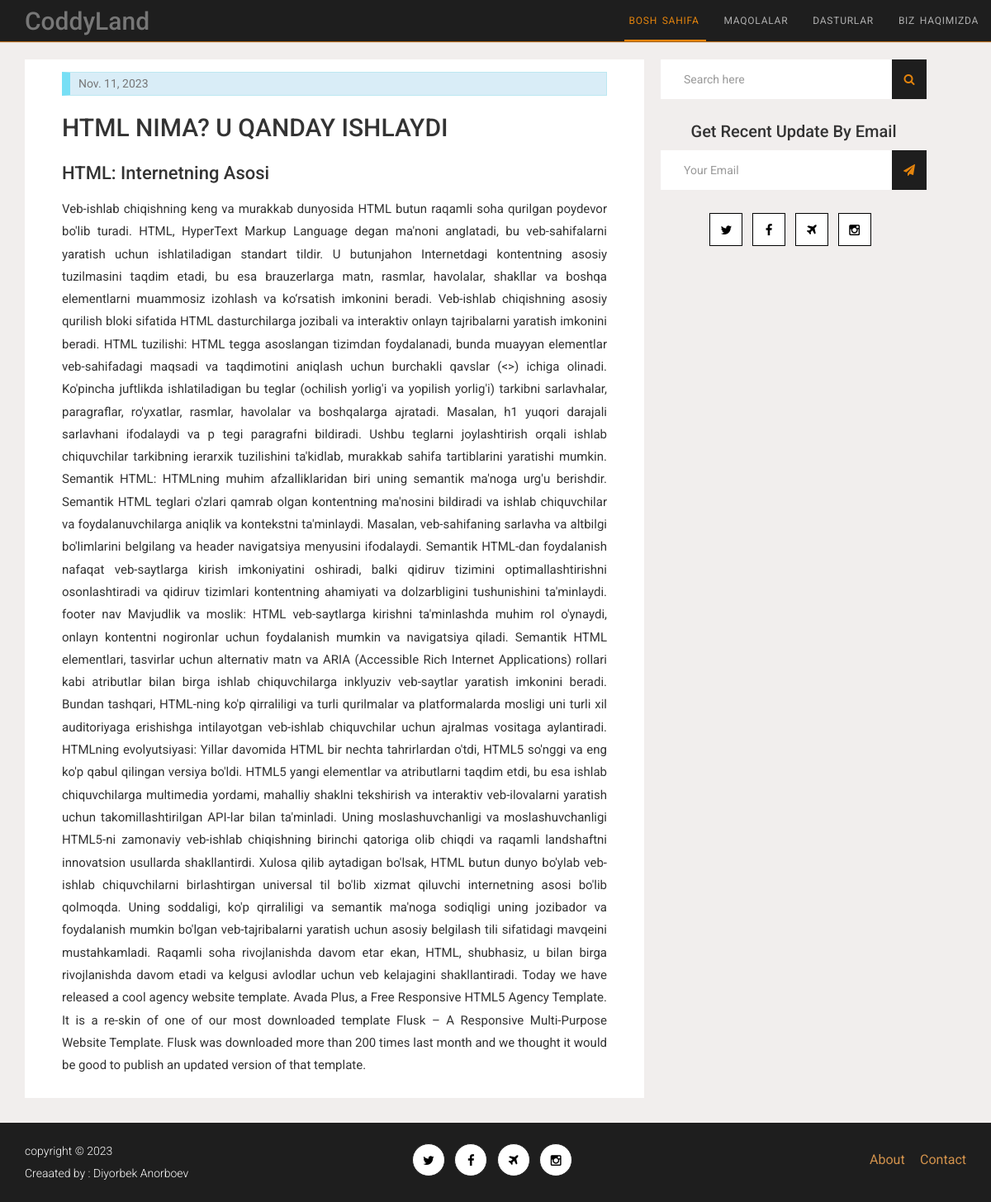
Page /blog/1/ on the committed database.
### main/models.py (models this page shows, shortened)
class Article(models.Model):
    img = models.ImageField(upload_to='article', blank=True, null=True)
    name = models.CharField(max_length=255, blank=True, null=True)
    title = models.CharField(max_length=255, blank=True, null=True)
    text = models.TextField(blank=True, null=True)
    data = models.DateField(blank=True, null=True)

### main/views.py (the view)
def blog_view(request, pk):
    context = {
        'article':Article.objects.get(id=pk),
    }
    return render(request, 'single_blog_page.html', context)

### templates/single_blog_page.html (shortened to what this page needs)
{% load static %}
<!DOCTYPE html>
<html class="no-js">
<head>
    <link rel="stylesheet" href="{% static 'assets/css/bootstrap.min.css' %}">
    <link rel="stylesheet" href="{% static 'assets/css/font-awesome.min.css' %}">
    <link rel="stylesheet" href="{% static 'assets/css/animate.css' %}">
    <link rel="stylesheet" href="{% static 'assets/css/style.css' %}">
</head>
<body>
    <nav class="navbar navbar-default navbar-fixed-top">
        <div class="container">
            <div class="navbar-header">
                <a class="navbar-brand" href="{% url 'index' %}">
                    <h1>CoddyLand</h1>
                </a>
            </div>
            <div class="collapse navbar-collapse" id="bs-example-navbar-collapse-1">
                <ul class="nav navbar-nav navbar-right">
                    <li class="active"><a href="{% url 'index' %}">Bosh sahifa</span></a></li>
                    <li><a href="{% url 'article' %}">Maqolalar</a></li>
                    <li><a href="{% url 'program' %}">Dasturlar</a></li>
                    <li><a href="{% url 'about' %}">Biz haqimizda</a></li>
                </ul>
            </div>
        </div>
    </nav>
    <main>
        <div class="container">
            <div class="row">
                <section class="col-md-8">
                    <article class="single-blog-item">
                        <div class="alert alert-info">
                            <time>{{ article.data }}</time>
                        </div>
                        <h1>{{ article.name }}</h1>
                        <h2>{{ article.title }}
                        </h2>
                        <p>
                            {{ article.text }}
                        </p>
                    </article>
                </section>
                <aside class="col-md-4 col-sm-8 col-xs-8">
                    <div class="sidebar">
                        <div class="search-widget">
                            <div class="input-group margin-bottom-sm">
                                <input class="form-control" type="text" placeholder="Search here">
                                <a href="#" class="input-group-addon">
                                    <i class="fa fa-search fa-fw"></i>
                                </a>
                            </div>
                        </div>
                        <div class="subscribe-widget">
                            <h4 class="text-capitalize text-center">
                                get recent update by email
                            </h4>
                            <div class="input-group margin-bottom-sm">
                                <input class="form-control" type="text" placeholder="Your Email">
                                <a href="#" class="input-group-addon">
                                    <i class="fa fa-paper-plane fa-fw"></i>
                                </a>
                            </div>
                        </div>
                        <div class="share-widget hidden-xs hidden-sm">
                            <ul class="social-share text-center">
                                <li><a href="https://twitter.com/no_insoff"><i class="fa fa-twitter"></i></a></li>
                                <li><a href="https://www.facebook.com/profile.php?id=100086462827350"><i
                                            class="fa fa-facebook"></i></a></li>
                                <li><a href="https://telegram.me/anorboyev_web"><i class="fa fa-plane"></i></a></li>
                                <li><a href="https://instagram.com/diyorbek_anorboev"><i
                                            class="fa fa-instagram"></i></a></li>
                            </ul>
                        </div>
                    </div>
                </aside>
            </div>
        </div>
    </main>
    <footer>
        <div class="container">
            <div class="row">
                <div class="col-md-4 col-sm-4">
                    copyright &copy; 2023
                    <br>
                    Creaated by : Diyorbek Anorboev
                </div>
                <div class="col-md-4 col-sm-4">
                    <ul class="social-share text-center">
                        <li><a href="https://twitter.com/no_insoff"><i class="fa fa-twitter"></i></a></li>
                        <li><a href="https://www.facebook.com/profile.php?id=100086462827350"><i
                                    class="fa fa-facebook"></i></a></li>
                        <li><a href="https://telegram.me/anorboyev_web"><i class="fa fa-plane"></i></a></li>
                        <li><a href="https://instagram.com/diyorbek_anorboev"><i class="fa fa-instagram"></i></a></li>
                    </ul>
                </div>
                <div class="col-md-4 col-sm-4">
                    <ul class="footer-nav">
                        <li><a href="{% url  'about' %}">About</a></li>
                        <li><a href="{% url  'contact' %}">Contact</a></li>
                    </ul>
                </div>
            </div>
        </div>
    </footer>
</body>
</html>

### static/assets/css/style.css (style rules this page uses)
.navbar { margin-bottom: 0px; }
.navbar-default { background-color: #1E1E1E; border: none; box-shadow: 0px 1px 1px #A96113; }
.navbar-default .navbar-nav>.active>a, .navbar-default .navbar-nav>.active>a:focus, .navbar-default .navbar-nav>.active>a:hover { background-color: transparent; color: #E4840D; }
.navbar-default .navbar-nav>li>a { color: rgba(238, 238, 238, 0.7); font-size: 12px; padding-right: 0px; margin-left: 15px; text-transform: uppercase; letter-spacing: .75px; word-spacing: 2px; -webkit-transition: all 0.75s; -moz-transition: all 0.75s; -ms-transition: all 0.75s; -o-transition: all 0.75s; transition: all 0.0.75s; }
.navbar-default .navbar-nav>li>a:after { background-color: #eeeeee; display: block; position: absolute; left: 9px; bottom: 0; width: 0; height: 2px; content: ""; -webkit-transition: all 0.75s; -moz-transition: all 0.75s; -ms-transition: all 0.75s; -o-transition: all 0.75s; transition: all 0.0.75s; }
.navbar-default .navbar-nav>.active>a:after, .navbar-default .navbar-nav>li>a:focus:after, .navbar-default .navbar-nav>li>a:hover:after { width: 100%; }
.navbar-default .navbar-nav>.active>a:after { background-color: #E4840D; }
.navbar-default .navbar-brand { padding: 7px 15px; }
body { background-color: #f1eeed; font-family: 'Roboto', sans-serif; font-size: 15px; line-height: 1.82em; }
a { color: #000000; }
h1,h2,h3,h4,h5,h6 { text-transform: capitalize; }
h1 { font-size: 30px; line-height: 1.29em; margin: 0; }
h2 { font-size: 22px; line-height: 1.36em; margin-bottom: 15px; }
.alert { border-radius: 0px; font-size: 14px; }
.alert-info { border-left: 10px solid #77DFF5; color: #777777; padding: 0px 10px; }
main { margin-top: 72px; }
.form-control { background-color: #f9f9f9; border: 1px solid #E0E0E0; border-radius: 0px; box-shadow: none; height: auto; padding: 14px 28px; }
.single-blog-item, .author { background-color: #ffffff; margin-bottom: 30px; padding: 15px 45px; text-align: justify; }
.single-blog-item h1 { margin: 20px 0px; text-transform: uppercase; }
.sidebar { position: relative; }
.search-widget { margin-bottom: 15px; }
.search-widget .input-group .form-control, .subscribe-widget .input-group .form-control { background-color: #ffffff; border: transparent; border-radius: 0px; box-shadow: none; height: auto; padding: 14px 28px; }
.search-widget .input-group a.input-group-addon, .subscribe-widget .input-group a.input-group-addon { border: none; border-radius: 0px; color: #E4840D; background-color: #1E1E1E; }
.subscribe-widget { margin: 28px 0px; }
.subscribe-widget h4 { font-size: 20px; margin-bottom: 12px; }
.social-share { padding: 0; }
.social-share li { display: inline-block; margin-right: 8px; }
.social-share:last-child { margin-right: 0px; }
.share-widget .social-share li a i, footer .social-share li a i { background-color: #ffffff; border: 1px solid #000000; border-radius: 0px; color: #000000; font-size: 15px; font-weight: 100; height: 40px; line-height: 40px; text-align: center; width: 40px; -webkit-transition: all 0.75s; -moz-transition: all 0.75s; -ms-transition: all 0.75s; -o-transition: all 0.75s; transition: all 0.0.75s; }
@media (min-width: 992px) { .sidebar { position: fixed; left: 66.67%; right: 6.5%; } }
footer { background-color: #1E1E1E; color: #ffffff; font-size: 14px; font-weight: 300; padding: 21px 0px; position: absolute; width: 100%; }
footer a { color: #D2924C; font-size: 16px; font-weight: 400; }
footer .social-share { margin-top: 4px; }
footer .social-share li a i { background-color: #ffffff; border-radius: 50%; border: 1px solid #1E1E1E; }
footer .footer-nav { float: right; margin-top: 10px; }
footer .footer-nav li { display: inline-block; list-style: none; margin-left: 15px; }

### rows in the picture
Article: data "Nov. 11, 2023", name "HTML NIMA? U QANDAY ISHLAYDI", title "HTML: Internetning Asosi", text "Veb-ishlab chiqishning keng va murakkab dunyosida HTML butun raqamli soha qurilgan poydevor bo'lib turadi. HTML, HyperText Markup Language degan ma'noni anglatadi, bu veb-sahifalarni yaratish uchun ishlatiladigan standart tildir. U butunjahon Internetdagi kontentning asosiy tuzilmasini taqdim etadi, bu esa brauzerlarga matn, rasmlar, havolalar, shakllar va boshqa elementlarni muammosiz izohlash va ko‘rsatish imkonini beradi. Veb-ishlab chiqishning asosiy qurilish bloki sifatida HTML dasturchilarga jozibali va interaktiv onlayn tajribalarni yaratish imkonini beradi. HTML tuzilishi: HTML tegga asoslangan tizimdan foydalanadi, bunda muayyan elementlar veb-sahifadagi maqsadi va taqdimotini…"
